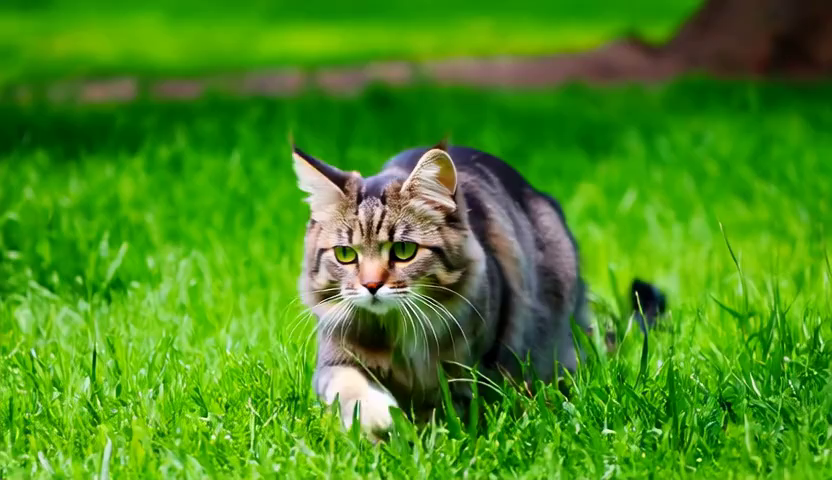
#> input picture frame 0 of pipelines/streamdiffusionv2/assets/original.mp4, 832 x 480 px
$ python extract_canny_edges.py
#> lines starting #> are read from the running program, lines starting #| are printed output that depends on the picture; after the words box and inside, x2 and y2 are one past the last pixel; in counts of white or black regions, pixels touching at a corner belong together
"""
Extract canny edges from a video file.
"""

import cv2
import numpy as np


def extract_canny_edges(
    video_path,
    num_frames,
    target_height,
    target_width,
    low_threshold=30,
    high_threshold=100,
):
    """Extract canny edges from video."""
#> called with num_frames = 36, target_height = 480, target_width = 832, low_threshold = 30, high_threshold = 100
    print(f"extract_canny_edges: Loading {video_path}...")

    cap = cv2.VideoCapture(video_path)
    if not cap.isOpened():
        print("extract_canny_edges: ERROR: Cannot open video")
        return None

    total_frames = int(cap.get(cv2.CAP_PROP_FRAME_COUNT))
    print(f"extract_canny_edges: Video has {total_frames} frames")
    print(f"extract_canny_edges: Extracting {num_frames} frames")
    print(f"extract_canny_edges: Target resolution: {target_height}x{target_width}")
    print(f"extract_canny_edges: Canny thresholds: {low_threshold}, {high_threshold}")

    edges_list = []
    frame_indices = np.linspace(0, total_frames - 1, num_frames, dtype=int)

    for i, idx in enumerate(frame_indices):
        cap.set(cv2.CAP_PROP_POS_FRAMES, idx)
        ret, frame = cap.read()

        if not ret:
            print(f"extract_canny_edges: ERROR: Could not read frame {idx}")
            continue

        # Resize
        frame = cv2.resize(frame, (target_width, target_height))

        # Convert BGR to RGB first
        frame_rgb = cv2.cvtColor(frame, cv2.COLOR_BGR2RGB)

        # Convert to grayscale
        gray = cv2.cvtColor(frame_rgb, cv2.COLOR_RGB2GRAY)

        # Canny edges
        edges = cv2.Canny(gray, low_threshold, high_threshold)

        # Debug first frame
        if i == 0:
            print(
                f"extract_canny_edges: Frame 0 - gray min/max: {gray.min()}/{gray.max()}"
            )
            print(
                f"extract_canny_edges: Frame 0 - edges min/max: {edges.min()}/{edges.max()}"
            )
            print(
                f"extract_canny_edges: Frame 0 - edge pixels: {(edges > 0).sum()} / {edges.size}"
            )

        # Convert edges to RGB
        edges_rgb = cv2.cvtColor(edges, cv2.COLOR_GRAY2RGB)
        edges_list.append(edges_rgb)
#> this loop made 31 passes
#| extract_canny_edges: Frame 0 - gray min/max: 0/255
#| extract_canny_edges: Frame 0 - edges min/max: 0/255
#| extract_canny_edges: Frame 0 - edge pixels: 56335 / 399360
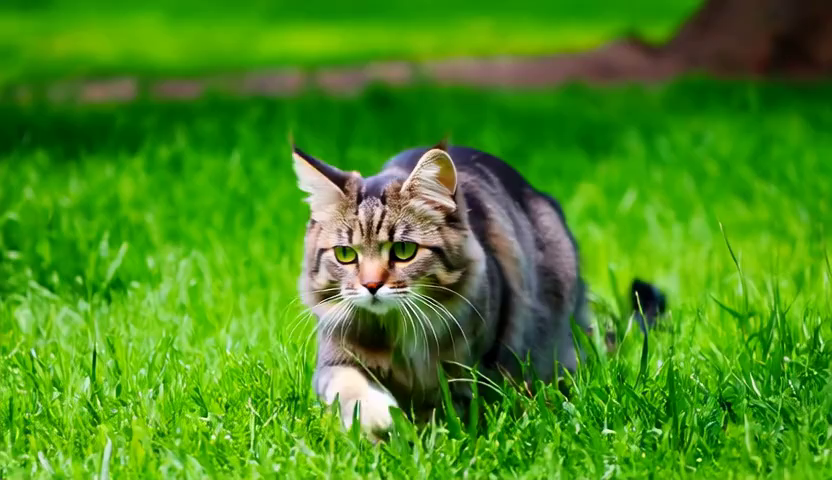
#> input picture frame 0 of pipelines/streamdiffusionv2/assets/original.mp4, 832 x 480 px
#> pass 1, in extract_canny_edges, `gray = cv2.cvtColor(frame_rgb, cv2.COLOR_RGB2GRAY)`:
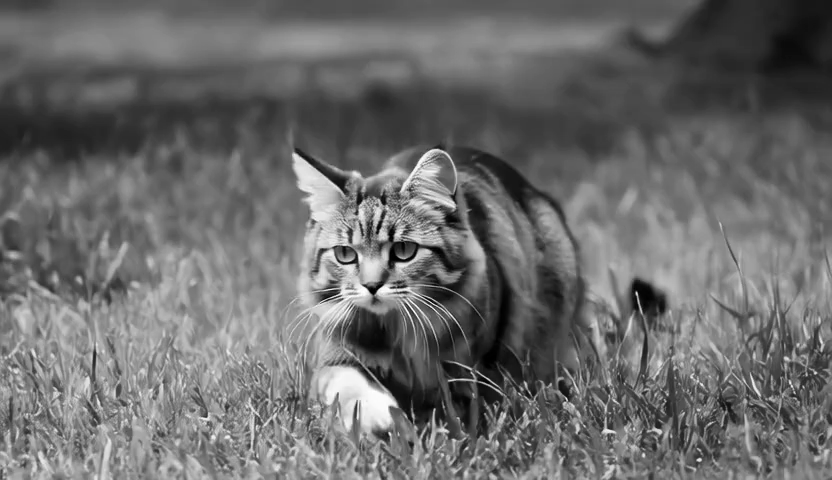
#> gray: shape (480, 832); min 0, max 255, mean 107.4
#> pass 1, in extract_canny_edges, `edges = cv2.Canny(gray, low_threshold, high_threshold)`:
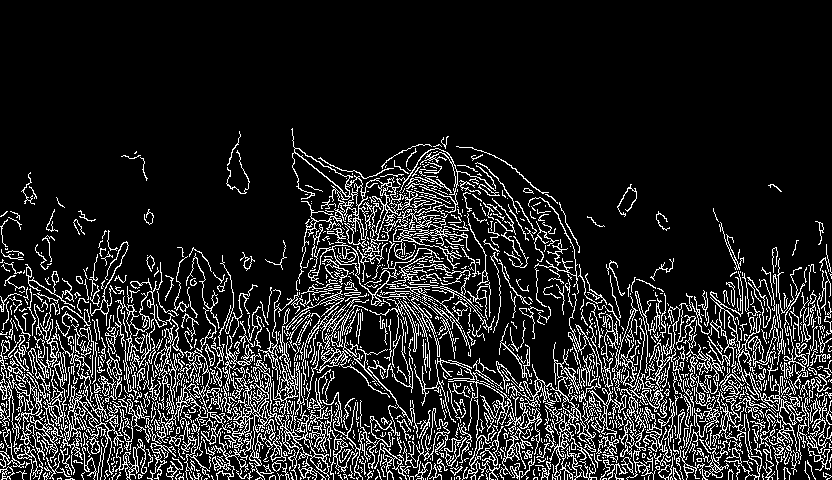
#> edges: shape (480, 832); 14.1% white in thin lines or dots, all inside (x1, y1, x2, y2) = (0, 128, 832, 480)
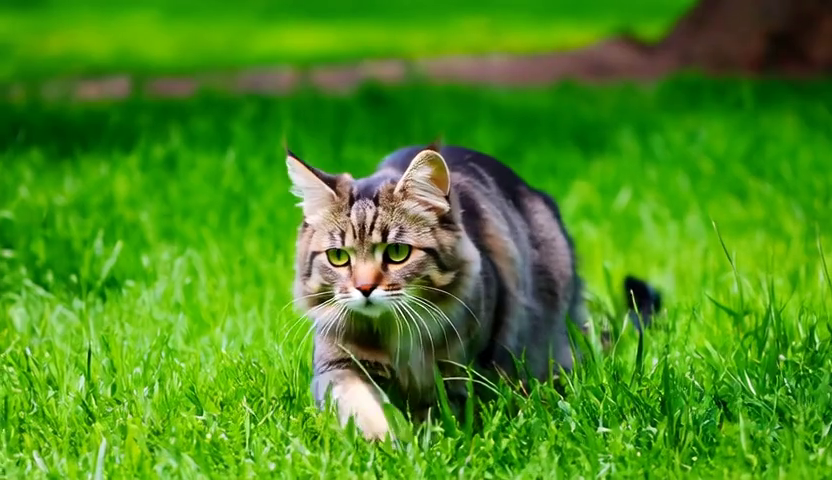
#> input picture frame 2 of pipelines/streamdiffusionv2/assets/original.mp4, 832 x 480 px
#> after the loop:
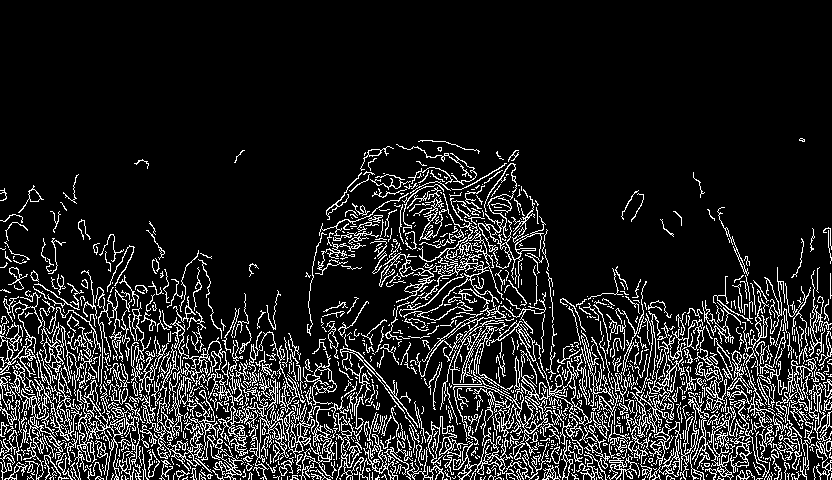
#> edges: shape (480, 832); 13% white in thin lines or dots, all inside (x1, y1, x2, y2) = (0, 138, 832, 480)
#> after the loop:
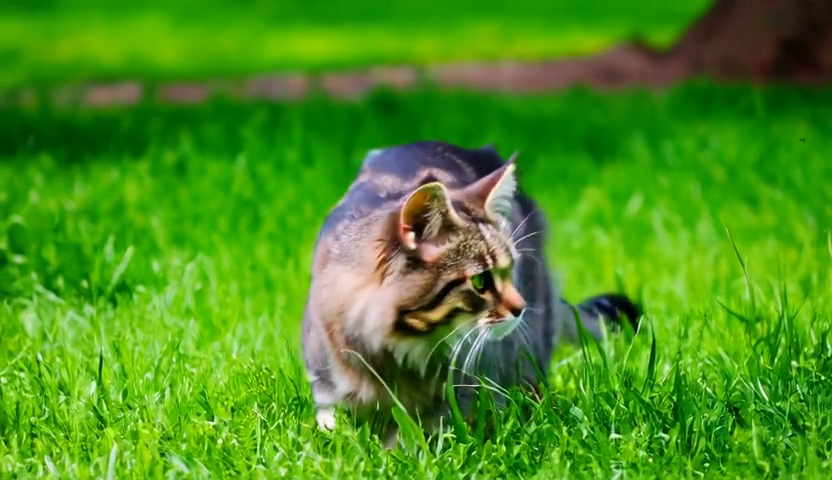
#> frame: shape (480, 832, 3); mean B, G, R 29.5, 143.8, 74.6
#> after the loop:
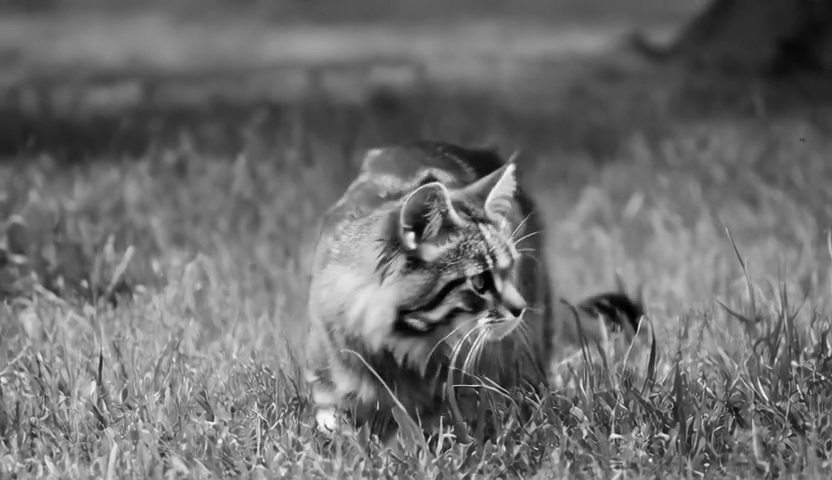
#> gray: shape (480, 832); min 0, max 254, mean 110.1
#> after the loop, edges_list = 30 items

    cap.release()

    if not edges_list:
        print("extract_canny_edges: ERROR: No frames extracted")
        return None

    edges_array = np.stack(edges_list, axis=0)
    print(f"extract_canny_edges: Extracted {len(edges_list)} frames")
    print(f"extract_canny_edges: Shape: {edges_array.shape}")
    print(f"extract_canny_edges: Min: {edges_array.min()}, Max: {edges_array.max()}")
    print(
        f"extract_canny_edges: Total edge pixels across all frames: {(edges_array > 0).sum()}"
    )

    return edges_array


def main():
    video_path = "pipelines/streamdiffusionv2/assets/original.mp4"
    num_frames = 36
    height = 480
    width = 832

    edges = extract_canny_edges(video_path, num_frames, height, width)

    if edges is not None:
        # Save as video using opencv directly
        output_path = "pipelines/longlive/control_frames_canny.mp4"

        fourcc = cv2.VideoWriter_fourcc(*"mp4v")
        out = cv2.VideoWriter(output_path, fourcc, 16.0, (width, height))

        for frame in edges:
            # Convert RGB to BGR for opencv
            frame_bgr = cv2.cvtColor(frame.astype(np.uint8), cv2.COLOR_RGB2BGR)
            out.write(frame_bgr)

        out.release()

        print(f"\nextract_canny_edges: Saved video to {output_path}")
        print(f"extract_canny_edges: {len(edges)} frames at 16 fps")
    else:
        print("\nextract_canny_edges: FAILED")


if __name__ == "__main__":
    main()

$ run again, starting later in the video
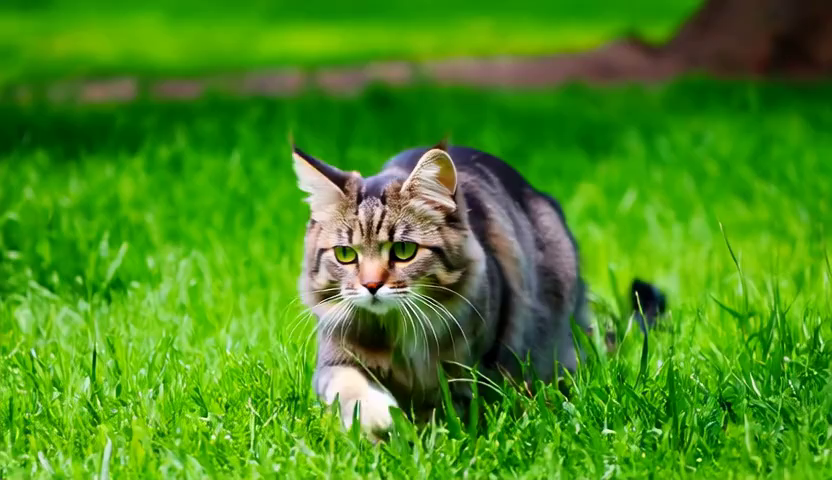
#> input picture frame 0 of pipelines/streamdiffusionv2/assets/original.mp4, 832 x 480 px
#> the loop in extract_canny_edges, `for i, idx in enumerate(frame_indices):` made 31 passes
#| extract_canny_edges: Frame 0 - gray min/max: 0/255
#| extract_canny_edges: Frame 0 - edges min/max: 0/255
#| extract_canny_edges: Frame 0 - edge pixels: 56335 / 399360
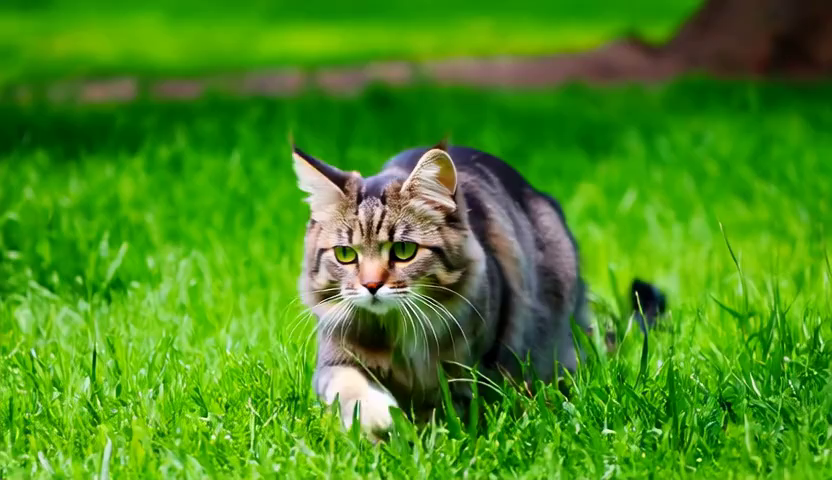
#> input picture frame 0 of pipelines/streamdiffusionv2/assets/original.mp4, 832 x 480 px
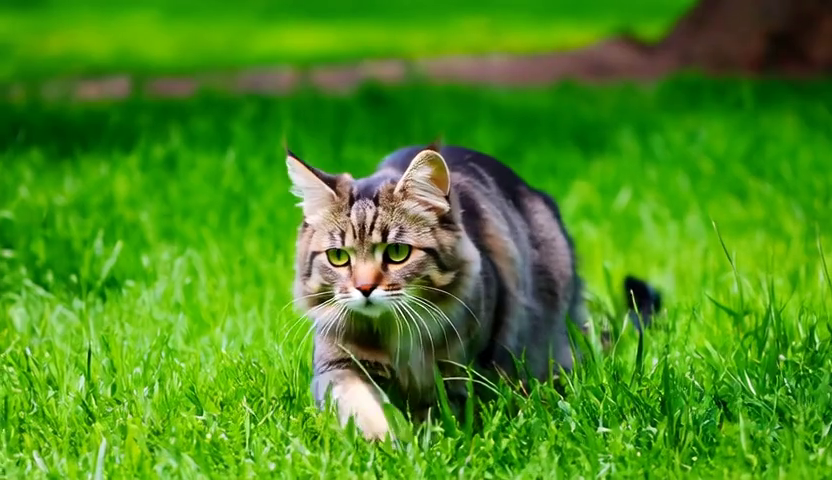
#> input picture frame 2 of pipelines/streamdiffusionv2/assets/original.mp4, 832 x 480 px
#> after the loop in extract_canny_edges, `for i, idx in enumerate(frame_indices):`: edges_list = 30 items

$ run again, starting later in the video
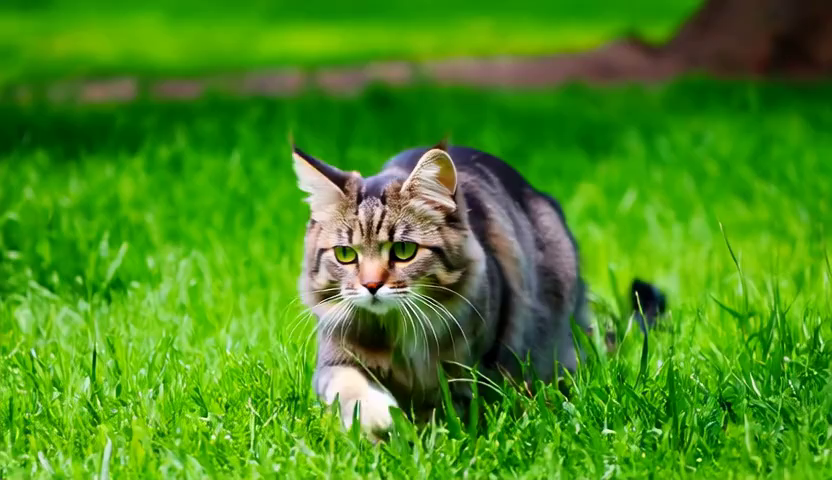
#> input picture frame 0 of pipelines/streamdiffusionv2/assets/original.mp4, 832 x 480 px
#> the loop in extract_canny_edges, `for i, idx in enumerate(frame_indices):` made 31 passes
#| extract_canny_edges: Frame 0 - gray min/max: 0/255
#| extract_canny_edges: Frame 0 - edges min/max: 0/255
#| extract_canny_edges: Frame 0 - edge pixels: 56335 / 399360
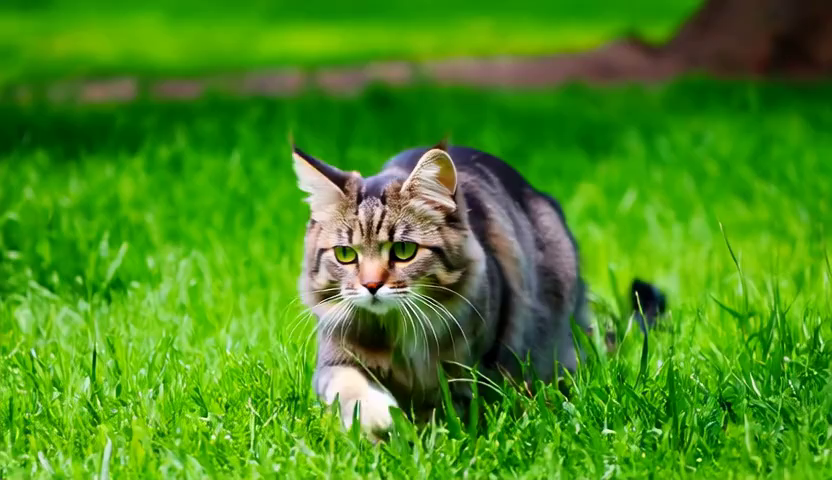
#> input picture frame 0 of pipelines/streamdiffusionv2/assets/original.mp4, 832 x 480 px
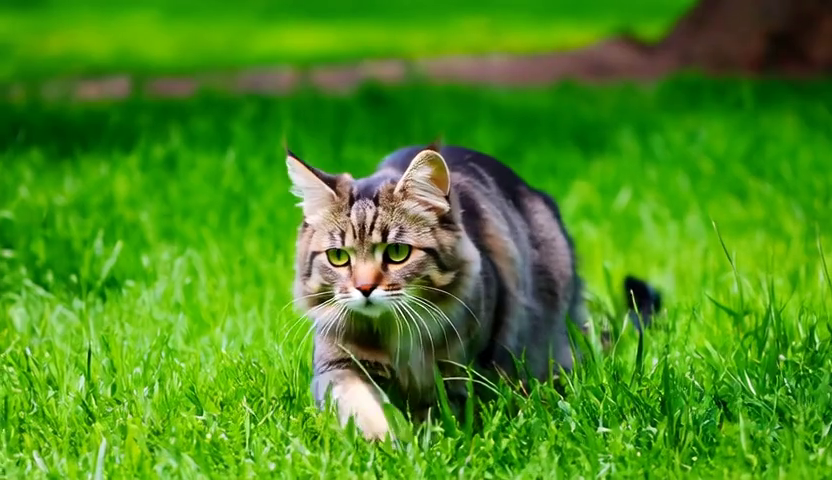
#> input picture frame 2 of pipelines/streamdiffusionv2/assets/original.mp4, 832 x 480 px
#> after the loop in extract_canny_edges, `for i, idx in enumerate(frame_indices):`: edges_list = 30 items
